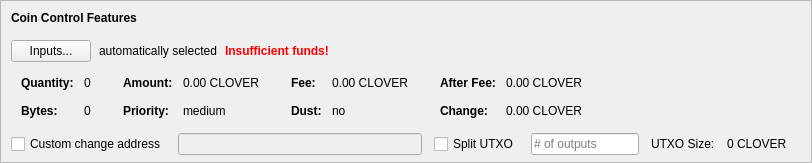
    <widget class="QFrame" name="frameCoinControl">
     <property name="sizePolicy">
      <sizepolicy hsizetype="Expanding" vsizetype="Expanding">
       <horstretch>0</horstretch>
       <verstretch>0</verstretch>
      </sizepolicy>
     </property>
     <property name="maximumSize">
      <size>
       <width>16777215</width>
       <height>16777215</height>
      </size>
     </property>
     <property name="frameShape">
      <enum>QFrame::StyledPanel</enum>
     </property>
     <property name="frameShadow">
      <enum>QFrame::Sunken</enum>
     </property>
     <layout class="QVBoxLayout" name="verticalLayoutCoinControl2">
      <property name="spacing">
       <number>0</number>
      </property>
      <property name="leftMargin">
       <number>0</number>
      </property>
      <property name="topMargin">
       <number>0</number>
      </property>
      <property name="rightMargin">
       <number>0</number>
      </property>
      <property name="bottomMargin">
       <number>6</number>
      </property>
      <item>
       <layout class="QVBoxLayout" name="verticalLayoutCoinControl" stretch="0,0,0,0,1">
        <property name="spacing">
         <number>0</number>
        </property>
        <property name="leftMargin">
         <number>10</number>
        </property>
        <property name="topMargin">
         <number>10</number>
        </property>
        <item>
         <layout class="QHBoxLayout" name="horizontalLayoutCoinControl1">
          <property name="bottomMargin">
           <number>15</number>
          </property>
          <item>
           <widget class="QLabel" name="labelCoinControlFeatures">
            <property name="sizePolicy">
             <sizepolicy hsizetype="Preferred" vsizetype="Maximum">
              <horstretch>0</horstretch>
              <verstretch>0</verstretch>
             </sizepolicy>
            </property>
            <property name="font">
             <font>
              <weight>75</weight>
              <bold>true</bold>
             </font>
            </property>
            <property name="styleSheet">
             <string notr="true">font-weight:bold;</string>
            </property>
            <property name="text">
             <string>Coin Control Features</string>
            </property>
           </widget>
          </item>
         </layout>
        </item>
        <item>
         <layout class="QHBoxLayout" name="horizontalLayoutCoinControl2" stretch="0,0,0,0">
          <property name="spacing">
           <number>8</number>
          </property>
          <property name="bottomMargin">
           <number>10</number>
          </property>
          <item>
           <widget class="QPushButton" name="pushButtonCoinControl">
            <property name="styleSheet">
             <string notr="true"/>
            </property>
            <property name="text">
             <string>Inputs...</string>
            </property>
            <property name="autoDefault">
             <bool>false</bool>
            </property>
           </widget>
          </item>
          <item>
           <widget class="QLabel" name="labelCoinControlAutomaticallySelected">
            <property name="text">
             <string>automatically selected</string>
            </property>
            <property name="margin">
             <number>5</number>
            </property>
           </widget>
          </item>
          <item>
           <widget class="QLabel" name="labelCoinControlInsuffFunds">
            <property name="font">
             <font>
              <weight>75</weight>
              <bold>true</bold>
             </font>
            </property>
            <property name="styleSheet">
             <string notr="true">color:red;font-weight:bold;</string>
            </property>
            <property name="text">
             <string>Insufficient funds!</string>
            </property>
            <property name="margin">
             <number>5</number>
            </property>
           </widget>
          </item>
          <item>
           <spacer name="horizontalSpacerCoinControl">
            <property name="orientation">
             <enum>Qt::Horizontal</enum>
            </property>
            <property name="sizeHint" stdset="0">
             <size>
              <width>40</width>
              <height>1</height>
             </size>
            </property>
           </spacer>
          </item>
         </layout>
        </item>
        <item>
         <widget class="QWidget" name="widgetCoinControl" native="true">
          <property name="sizePolicy">
           <sizepolicy hsizetype="Preferred" vsizetype="Preferred">
            <horstretch>0</horstretch>
            <verstretch>0</verstretch>
           </sizepolicy>
          </property>
          <property name="minimumSize">
           <size>
            <width>0</width>
            <height>0</height>
           </size>
          </property>
          <property name="styleSheet">
           <string notr="true"/>
          </property>
          <layout class="QHBoxLayout" name="horizontalLayoutCoinControl5">
           <property name="leftMargin">
            <number>0</number>
           </property>
           <property name="topMargin">
            <number>0</number>
           </property>
           <property name="rightMargin">
            <number>0</number>
           </property>
           <property name="bottomMargin">
            <number>0</number>
           </property>
           <item>
            <layout class="QHBoxLayout" name="horizontalLayoutCoinControl3" stretch="0,0,0,1">
             <property name="spacing">
              <number>20</number>
             </property>
             <property name="topMargin">
              <number>0</number>
             </property>
             <property name="bottomMargin">
              <number>10</number>
             </property>
             <item>
              <layout class="QFormLayout" name="formLayoutCoinControl1">
               <property name="horizontalSpacing">
                <number>10</number>
               </property>
               <property name="verticalSpacing">
                <number>14</number>
               </property>
               <property name="leftMargin">
                <number>10</number>
               </property>
               <property name="topMargin">
                <number>4</number>
               </property>
               <property name="rightMargin">
                <number>6</number>
               </property>
               <item row="0" column="0">
                <widget class="QLabel" name="labelCoinControlQuantityText">
                 <property name="font">
                  <font>
                   <weight>75</weight>
                   <bold>true</bold>
                  </font>
                 </property>
                 <property name="text">
                  <string>Quantity:</string>
                 </property>
                 <property name="margin">
                  <number>0</number>
                 </property>
                </widget>
               </item>
               <item row="0" column="1">
                <widget class="QLabel" name="labelCoinControlQuantity">
                 <property name="cursor">
                  <cursorShape>IBeamCursor</cursorShape>
                 </property>
                 <property name="contextMenuPolicy">
                  <enum>Qt::ActionsContextMenu</enum>
                 </property>
                 <property name="text">
                  <string notr="true">0</string>
                 </property>
                 <property name="margin">
                  <number>0</number>
                 </property>
                 <property name="textInteractionFlags">
                  <set>Qt::LinksAccessibleByMouse|Qt::TextSelectableByKeyboard|Qt::TextSelectableByMouse</set>
                 </property>
                </widget>
               </item>
               <item row="1" column="0">
                <widget class="QLabel" name="labelCoinControlBytesText">
                 <property name="font">
                  <font>
                   <weight>75</weight>
                   <bold>true</bold>
                  </font>
                 </property>
                 <property name="text">
                  <string>Bytes:</string>
                 </property>
                </widget>
               </item>
               <item row="1" column="1">
                <widget class="QLabel" name="labelCoinControlBytes">
                 <property name="cursor">
                  <cursorShape>IBeamCursor</cursorShape>
                 </property>
                 <property name="contextMenuPolicy">
                  <enum>Qt::ActionsContextMenu</enum>
                 </property>
                 <property name="text">
                  <string notr="true">0</string>
                 </property>
                 <property name="textInteractionFlags">
                  <set>Qt::LinksAccessibleByMouse|Qt::TextSelectableByKeyboard|Qt::TextSelectableByMouse</set>
                 </property>
                </widget>
               </item>
              </layout>
             </item>
             <item>
              <layout class="QFormLayout" name="formLayoutCoinControl2">
               <property name="horizontalSpacing">
                <number>10</number>
               </property>
               <property name="verticalSpacing">
                <number>14</number>
               </property>
               <property name="leftMargin">
                <number>6</number>
               </property>
               <property name="topMargin">
                <number>4</number>
               </property>
               <property name="rightMargin">
                <number>6</number>
               </property>
               <item row="0" column="0">
                <widget class="QLabel" name="labelCoinControlAmountText">
                 <property name="font">
                  <font>
                   <weight>75</weight>
                   <bold>true</bold>
                  </font>
                 </property>
                 <property name="text">
                  <string>Amount:</string>
                 </property>
                 <property name="margin">
                  <number>0</number>
                 </property>
                </widget>
               </item>
               <item row="0" column="1">
                <widget class="QLabel" name="labelCoinControlAmount">
                 <property name="cursor">
                  <cursorShape>IBeamCursor</cursorShape>
                 </property>
                 <property name="contextMenuPolicy">
                  <enum>Qt::ActionsContextMenu</enum>
                 </property>
                 <property name="text">
                  <string notr="true">0.00 CLOVER</string>
                 </property>
                 <property name="textInteractionFlags">
                  <set>Qt::LinksAccessibleByMouse|Qt::TextSelectableByKeyboard|Qt::TextSelectableByMouse</set>
                 </property>
                </widget>
               </item>
               <item row="1" column="0">
                <widget class="QLabel" name="labelCoinControlPriorityText">
                 <property name="font">
                  <font>
                   <weight>75</weight>
                   <bold>true</bold>
                  </font>
                 </property>
                 <property name="text">
                  <string>Priority:</string>
                 </property>
                </widget>
               </item>
               <item row="1" column="1">
                <widget class="QLabel" name="labelCoinControlPriority">
                 <property name="cursor">
                  <cursorShape>IBeamCursor</cursorShape>
                 </property>
                 <property name="contextMenuPolicy">
                  <enum>Qt::ActionsContextMenu</enum>
                 </property>
                 <property name="text">
                  <string>medium</string>
                 </property>
                 <property name="textInteractionFlags">
                  <set>Qt::LinksAccessibleByMouse|Qt::TextSelectableByKeyboard|Qt::TextSelectableByMouse</set>
                 </property>
                </widget>
               </item>
              </layout>
             </item>
             <item>
              <layout class="QFormLayout" name="formLayoutCoinControl3">
               <property name="horizontalSpacing">
                <number>10</number>
               </property>
               <property name="verticalSpacing">
                <number>14</number>
               </property>
               <property name="leftMargin">
                <number>6</number>
               </property>
               <property name="topMargin">
                <number>4</number>
               </property>
               <property name="rightMargin">
                <number>6</number>
               </property>
               <item row="0" column="0">
                <widget class="QLabel" name="labelCoinControlFeeText">
                 <property name="font">
                  <font>
                   <weight>75</weight>
                   <bold>true</bold>
                  </font>
                 </property>
                 <property name="text">
                  <string>Fee:</string>
                 </property>
                 <property name="margin">
                  <number>0</number>
                 </property>
                </widget>
               </item>
               <item row="0" column="1">
                <widget class="QLabel" name="labelCoinControlFee">
                 <property name="cursor">
                  <cursorShape>IBeamCursor</cursorShape>
                 </property>
                 <property name="contextMenuPolicy">
                  <enum>Qt::ActionsContextMenu</enum>
                 </property>
                 <property name="text">
                  <string notr="true">0.00 CLOVER</string>
                 </property>
                 <property name="textInteractionFlags">
                  <set>Qt::LinksAccessibleByMouse|Qt::TextSelectableByKeyboard|Qt::TextSelectableByMouse</set>
                 </property>
                </widget>
               </item>
               <item row="1" column="0">
                <widget class="QLabel" name="labelCoinControlLowOutputText">
                 <property name="font">
                  <font>
                   <weight>75</weight>
                   <bold>true</bold>
                  </font>
                 </property>
                 <property name="text">
                  <string>Dust:</string>
                 </property>
                </widget>
               </item>
               <item row="1" column="1">
                <widget class="QLabel" name="labelCoinControlLowOutput">
                 <property name="cursor">
                  <cursorShape>IBeamCursor</cursorShape>
                 </property>
                 <property name="contextMenuPolicy">
                  <enum>Qt::ActionsContextMenu</enum>
                 </property>
                 <property name="text">
                  <string>no</string>
                 </property>
                 <property name="textInteractionFlags">
                  <set>Qt::LinksAccessibleByMouse|Qt::TextSelectableByKeyboard|Qt::TextSelectableByMouse</set>
                 </property>
                </widget>
               </item>
              </layout>
             </item>
             <item>
              <layout class="QFormLayout" name="formLayoutCoinControl4">
               <property name="horizontalSpacing">
                <number>10</number>
               </property>
               <property name="verticalSpacing">
                <number>14</number>
               </property>
               <property name="leftMargin">
                <number>6</number>
               </property>
               <property name="topMargin">
                <number>4</number>
               </property>
               <property name="rightMargin">
                <number>6</number>
               </property>
               <item row="0" column="0">
                <widget class="QLabel" name="labelCoinControlAfterFeeText">
                 <property name="font">
                  <font>
                   <weight>75</weight>
                   <bold>true</bold>
                  </font>
                 </property>
                 <property name="text">
                  <string>After Fee:</string>
                 </property>
                 <property name="margin">
                  <number>0</number>
                 </property>
                </widget>
               </item>
               <item row="0" column="1">
                <widget class="QLabel" name="labelCoinControlAfterFee">
                 <property name="cursor">
                  <cursorShape>IBeamCursor</cursorShape>
                 </property>
                 <property name="contextMenuPolicy">
                  <enum>Qt::ActionsContextMenu</enum>
                 </property>
                 <property name="text">
                  <string notr="true">0.00 CLOVER</string>
                 </property>
                 <property name="textInteractionFlags">
                  <set>Qt::LinksAccessibleByMouse|Qt::TextSelectableByKeyboard|Qt::TextSelectableByMouse</set>
                 </property>
                </widget>
               </item>
               <item row="1" column="0">
                <widget class="QLabel" name="labelCoinControlChangeText">
                 <property name="font">
                  <font>
                   <weight>75</weight>
                   <bold>true</bold>
                  </font>
                 </property>
                 <property name="text">
                  <string>Change:</string>
                 </property>
                </widget>
               </item>
               <item row="1" column="1">
                <widget class="QLabel" name="labelCoinControlChange">
                 <property name="cursor">
                  <cursorShape>IBeamCursor</cursorShape>
                 </property>
                 <property name="contextMenuPolicy">
                  <enum>Qt::ActionsContextMenu</enum>
                 </property>
                 <property name="text">
                  <string notr="true">0.00 CLOVER</string>
                 </property>
                 <property name="textInteractionFlags">
                  <set>Qt::LinksAccessibleByMouse|Qt::TextSelectableByKeyboard|Qt::TextSelectableByMouse</set>
                 </property>
                </widget>
               </item>
              </layout>
             </item>
            </layout>
           </item>
          </layout>
         </widget>
        </item>
        <item>
         <layout class="QHBoxLayout" name="horizontalLayoutCoinControl4" stretch="0,0,0,0,0,0,0">
          <property name="spacing">
           <number>12</number>
          </property>
          <property name="sizeConstraint">
           <enum>QLayout::SetDefaultConstraint</enum>
          </property>
          <property name="topMargin">
           <number>5</number>
          </property>
          <property name="rightMargin">
           <number>5</number>
          </property>
          <item>
           <widget class="QCheckBox" name="checkBoxCoinControlChange">
            <property name="toolTip">
             <string>If this is activated, but the change address is empty or invalid, change will be sent to a newly generated address.</string>
            </property>
            <property name="text">
             <string>Custom change address</string>
            </property>
           </widget>
          </item>
          <item>
           <widget class="QValidatedLineEdit" name="lineEditCoinControlChange">
            <property name="enabled">
             <bool>false</bool>
            </property>
            <property name="sizePolicy">
             <sizepolicy hsizetype="Expanding" vsizetype="Fixed">
              <horstretch>0</horstretch>
              <verstretch>0</verstretch>
             </sizepolicy>
            </property>
           </widget>
          </item>
          <item>
           <widget class="QCheckBox" name="splitBlockCheckBox">
            <property name="text">
             <string>Split UTXO</string>
            </property>
           </widget>
          </item>
          <item>
           <widget class="QLineEdit" name="splitBlockLineEdit">
            <property name="sizePolicy">
             <sizepolicy hsizetype="Fixed" vsizetype="Fixed">
              <horstretch>50</horstretch>
              <verstretch>0</verstretch>
             </sizepolicy>
            </property>
            <property name="placeholderText">
             <string># of outputs</string>
            </property>
           </widget>
          </item>
          <item>
           <widget class="QLabel" name="labelBlockSizeText">
            <property name="text">
             <string>UTXO Size:</string>
            </property>
           </widget>
          </item>
          <item>
           <widget class="QLabel" name="labelBlockSize">
            <property name="text">
             <string>0 CLOVER</string>
            </property>
           </widget>
          </item>
          <item>
           <widget class="QLabel" name="labelCoinControlChangeLabel">
            <property name="sizePolicy">
             <sizepolicy hsizetype="Preferred" vsizetype="Expanding">
              <horstretch>0</horstretch>
              <verstretch>0</verstretch>
             </sizepolicy>
            </property>
            <property name="minimumSize">
             <size>
              <width>0</width>
              <height>0</height>
             </size>
            </property>
            <property name="text">
             <string/>
            </property>
            <property name="margin">
             <number>3</number>
            </property>
           </widget>
          </item>
         </layout>
        </item>
        <item>
         <spacer name="verticalSpacerCoinControl">
          <property name="orientation">
           <enum>Qt::Vertical</enum>
          </property>
          <property name="sizeHint" stdset="0">
           <size>
            <width>800</width>
            <height>1</height>
           </size>
          </property>
         </spacer>
        </item>
       </layout>
      </item>
     </layout>
    </widget>
